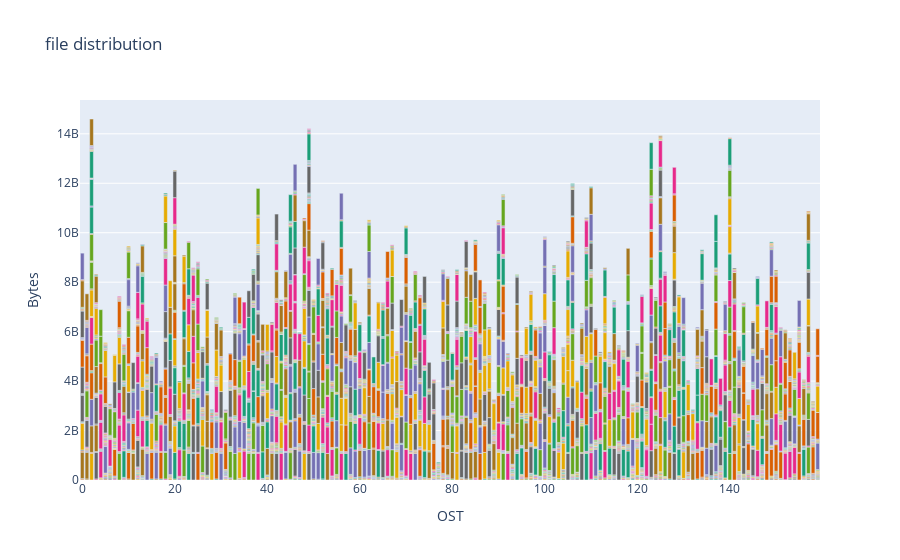

Notebook source saved alongside this figure:
### Code cell
fig = px.bar(multifile_df, x="OST", y="Bytes", color="File", color_discrete_sequence=px.colors.qualitative.Dark2,
            labels={"x":"OST", "y":"Bytes used", "color":"Filename"}, title="file distribution")
fig.update_traces(showlegend=False)
fig.show()
#fig.write_html("manyfiles.html")
